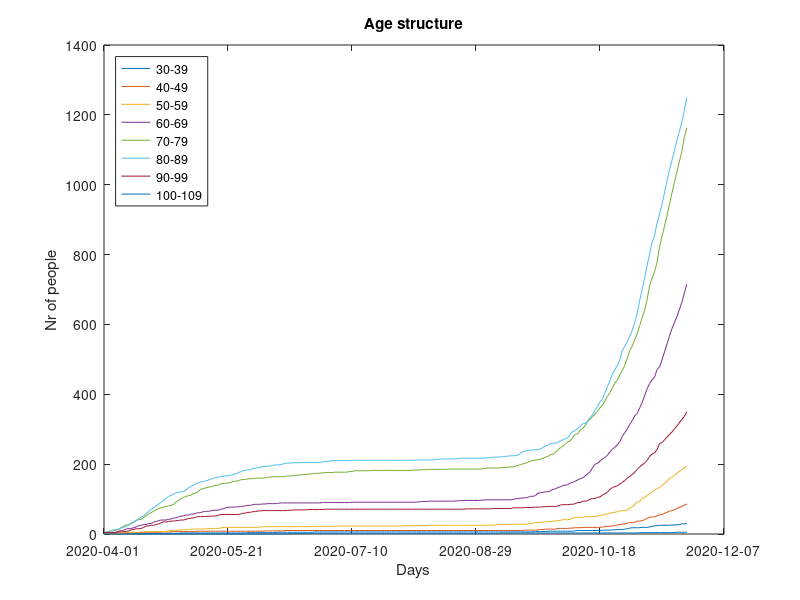
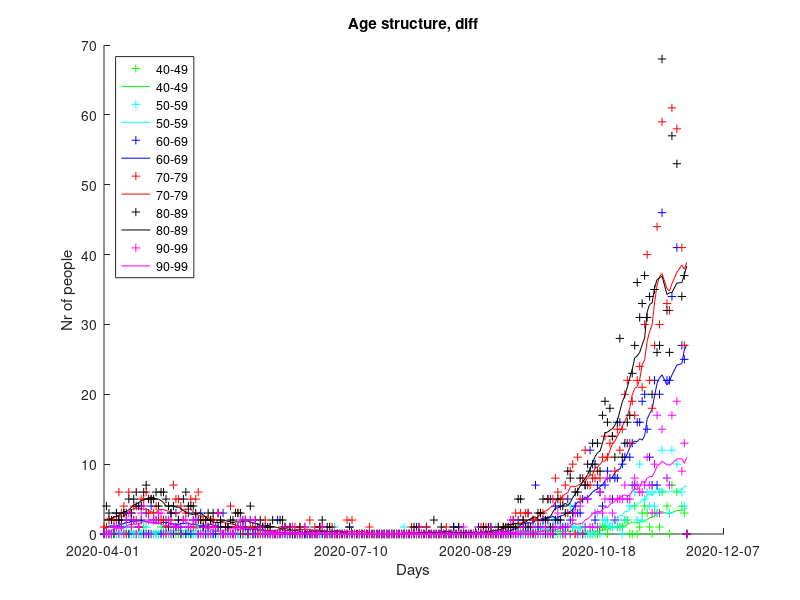

Reproduce these figures in MATLAB, in order.
# THIS IS AN EXAMPLE PROJECT FOR OCTAVE and matlab.
# you can download octave (free) from : https://www.gnu.org/software/octave/download.html
# To update the adat.csv file, you can downloaded raw datas best from:
# "https://hu.wikipedia.org/wiki/2020-as_COVID%E2%80%9319-koronav%C3%ADrus-j%C3%A1rv%C3%A1ny_Magyarorsz%C3%A1gon"
# First fix the unicode '-' at the first row, or any other typos :( manually... 

#used packages
pkg load signal;
pkg load data-smoothing;
pkg load financial;

# Open Input csv file
fin = fopen('agestructure.csv', 'rt');
Inputs= textscan(fin, '%s %f %f %f %f %f %f %f %f %f %f %f %f %f %f %f %f %f %f %f %f %f %f %f %f %f %f %f %f %f %f %f %f %f %f %f %f %f %f %f %f',
  'Delimiter', "\t", 'CollectOutput', 1, 'HeaderLines', 1);
fclose(fin);
DateFormatIn='yyyy-mm-dd';
StartDate= datenum(Inputs{1}(1,1), DateFormatIn);
wndw = 14;  
#convert 2D array to 1D arrays
Datums = [datenum(Inputs{1})-StartDate];
for n=0:10
  da_male{n+1}  = Inputs{2}(:, 1+n*3);
  da_female{n+1}= Inputs{2}(:, 2+n*3);
  da_sum{n+1}= Inputs{2}(:, 3+n*3);
  dif_sum{n+1}= [ diff( Inputs{2}(:, 3+n*3) ); 0];
  #avg_dif_sum{n+1}= filter(ones(wndw,1)/(wndw), 1, dif_sum{n+1});
  avg_dif_sum{n+1} = movmean (dif_sum{n+1}, wndw)
end
da_sum{n+1}
inputrows=rows(Datums)-1
iX=[0:1:inputrows]

#display curves
close all;
#figure 8
dateaxis('x',29, StartDate);
for n=4:11
  tit1=10*(n-1)
  tit= sprintf(";%d-%d;", tit1, tit1+9)
  plot(Datums, da_sum{n}, tit);
  #semilogy
  hold on;
end
dateaxis('x',29, StartDate);
legend("location", "northwest");
title('Age structure'), xlabel('Days'), ylabel('Nr of people');
hold off;
print -djpg 'figure8.jpg'
#
#figure 9
figure;
cols={"g","c","b","r","k","m"};
dateaxis('x',29, StartDate);
hold on;
for n=5:10
  tit1=10*(n-1)
  col=cols{n-4}
  tit= sprintf("+%s;%d-%d;", col, tit1, tit1+9)
  plot(Datums, dif_sum{n}, tit);
  tit= sprintf("%s;%d-%d;", col, tit1, tit1+9)
  plot(Datums, avg_dif_sum{n}, tit);
  #semilogy

end
dateaxis('x',29, StartDate);
legend("location", "northwest");
title('Age structure, diff'), xlabel('Days'), ylabel('Nr of people');
hold off;
print -djpg 'figure9.jpg'
#